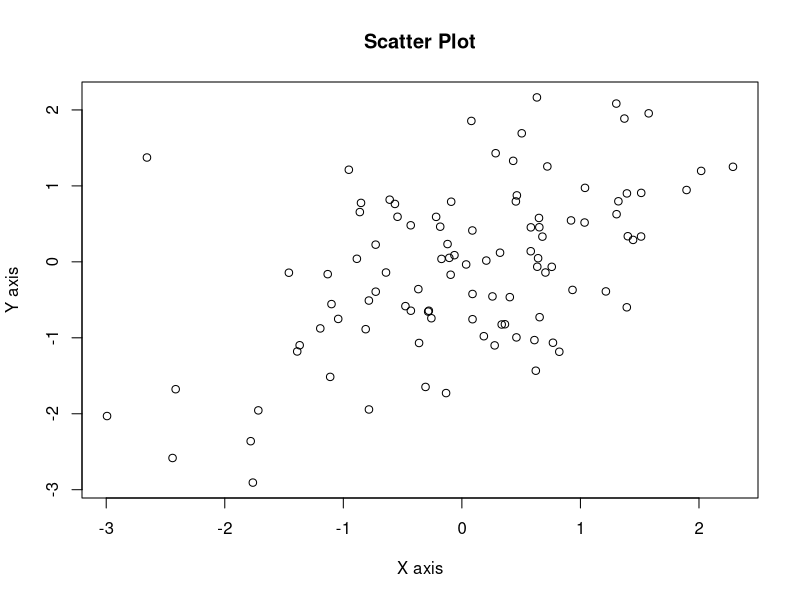
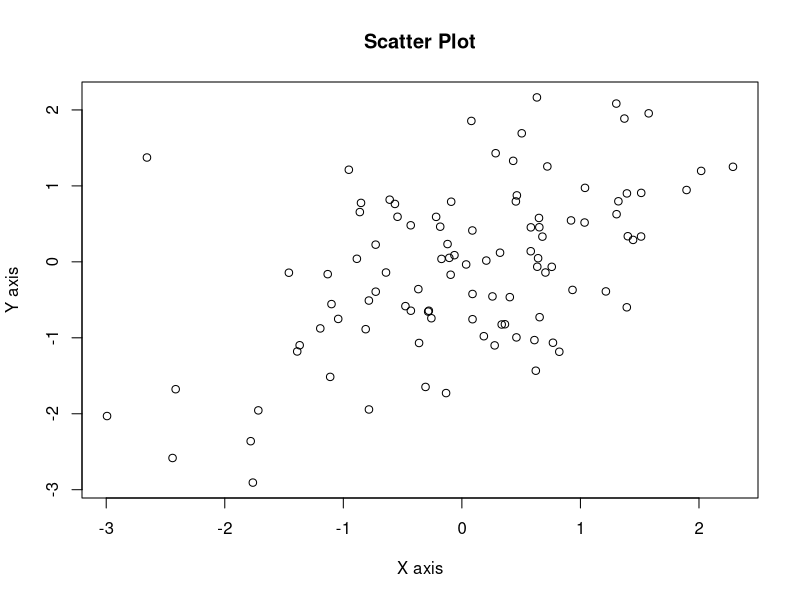

Recreate these plots in R, in order.
#!/usr/bin/env Rscript

# Загрузка библиотеки для генерации случайных чисел (опционально, base R обычно достаточно)
# library(stats) # stats входит в базовую установку

# Генерация случайных данных
set.seed(42)  # Для воспроизводимости
n <- 100
x <- rnorm(n)
y <- rnorm(n) + x * 0.5  # Добавим немного корреляции

# Создание графика рассеяния
plot(x, y, main="Scatter Plot", xlab="X axis", ylab="Y axis")

# Генерация случайного имени файла
# Используем функцию tempfile с указанием расширения
random_filename <- tempfile(pattern = "scatter_plot_", tmpdir = tempdir(), fileext = ".png")

# Сохранение графика в файл PNG
png(filename = random_filename, width = 800, height = 600)
plot(x, y, main="Scatter Plot", xlab="X axis", ylab="Y axis")
dev.off() # Закрываем устройство вывода

# Вывод имени созданного файла
cat("Plot saved as:", random_filename, "\n")
